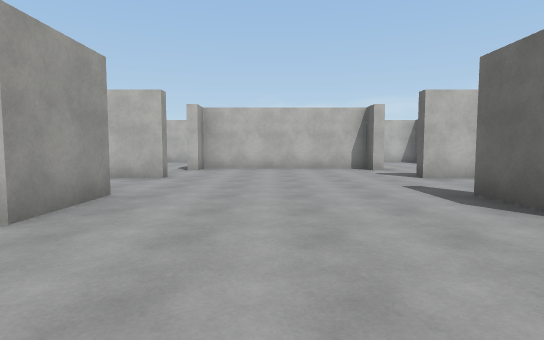
view 1 (above)

21 first-person views from a walk through a 3-D level made in the Unity game engine. The camera is 1.3 m above the floor, tilts 4° down and sees 80° across. The floor is counted in squares, 2 m on a side. Each view is taken from the middle of a square. On the plan, view 1 faces up. The plan holds only what a view shows up to about 10 squares ahead; the rest is blank. The place goes on beyond the plan. The player is left out. Surface patterns are stand-ins for the level's own textures.

view 2
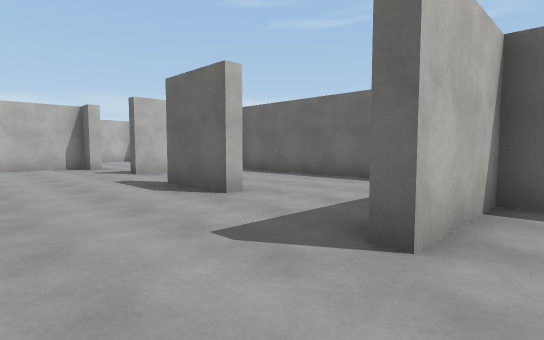

view 3
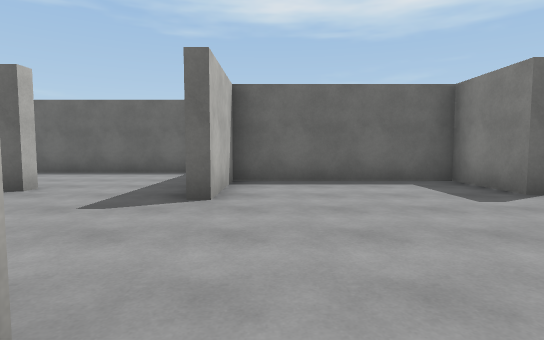

view 4
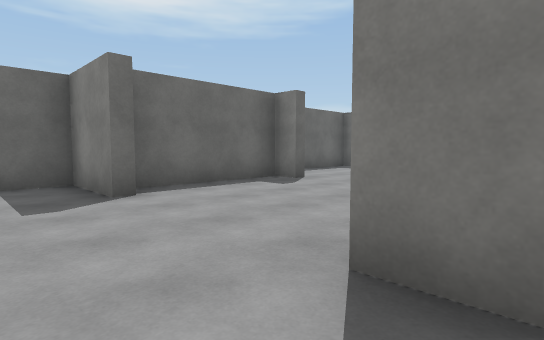

view 5
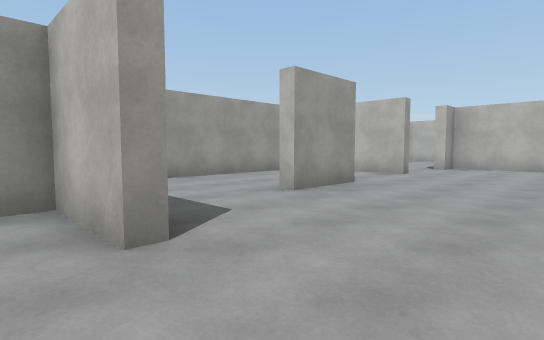

view 6
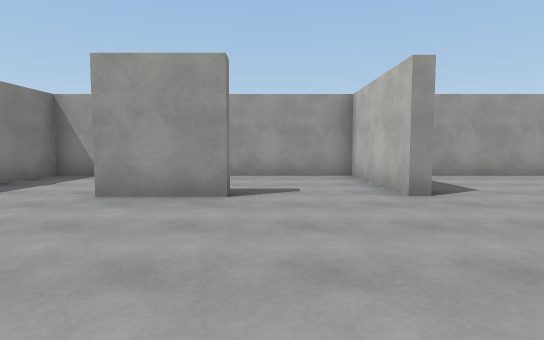

view 7
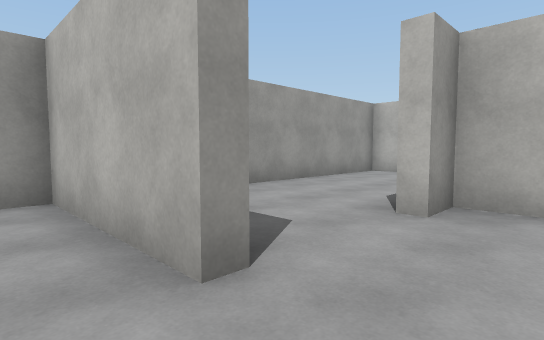

view 8
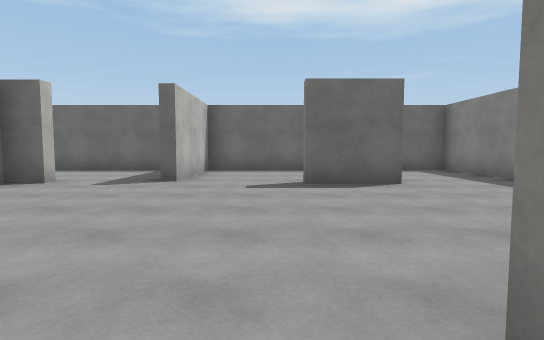

view 9
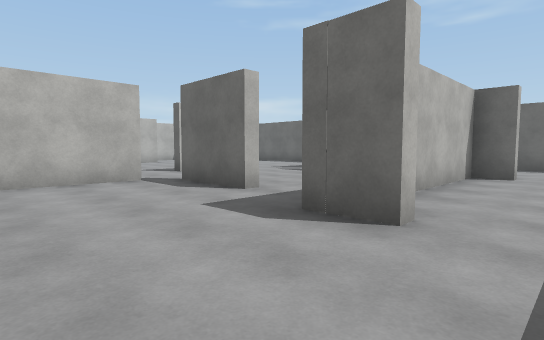

view 10
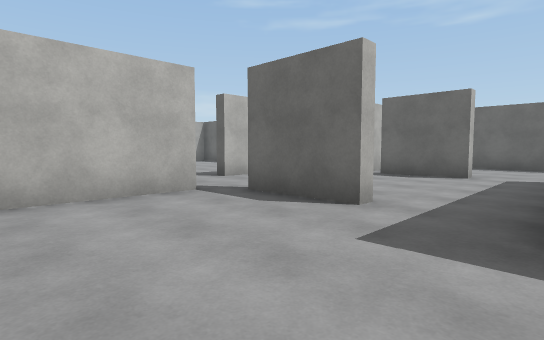

view 11
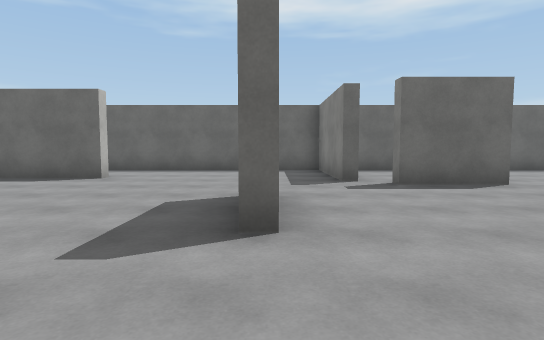

view 12
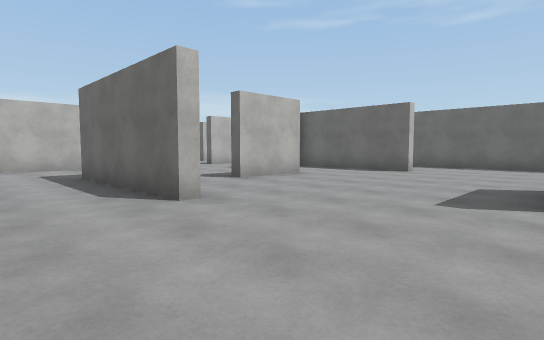

view 13
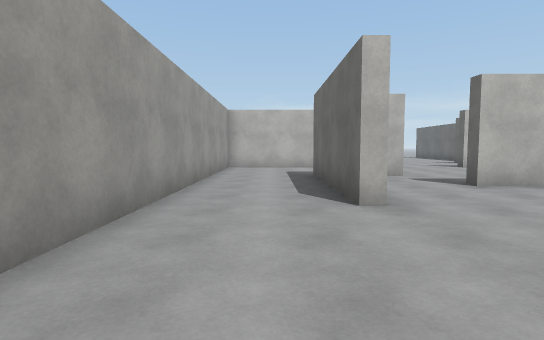

view 14
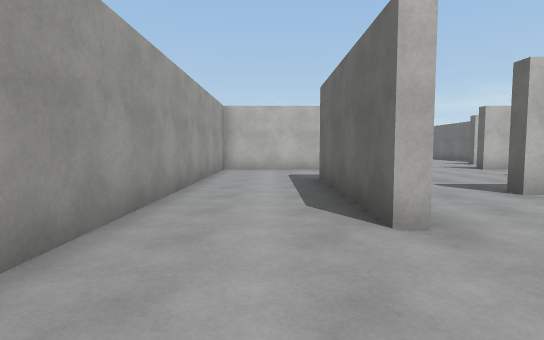

view 15
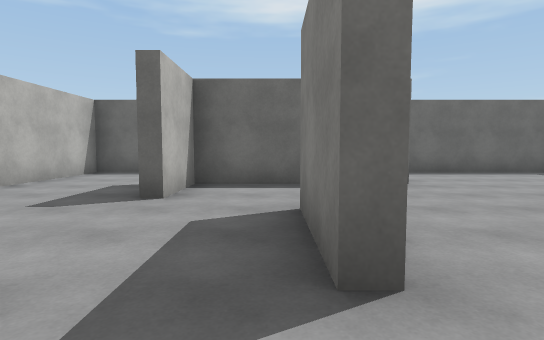

view 16
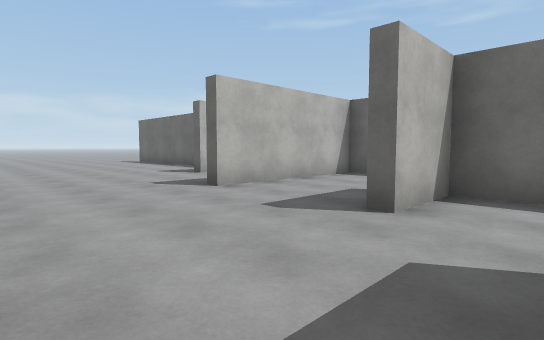

view 17
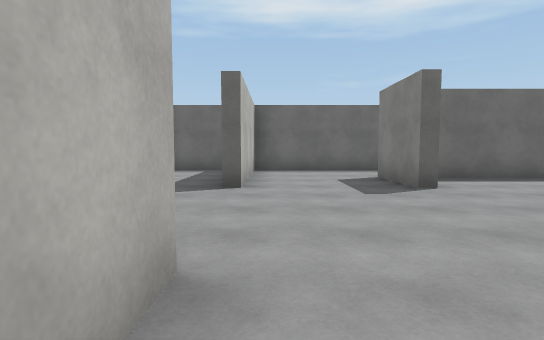

view 18
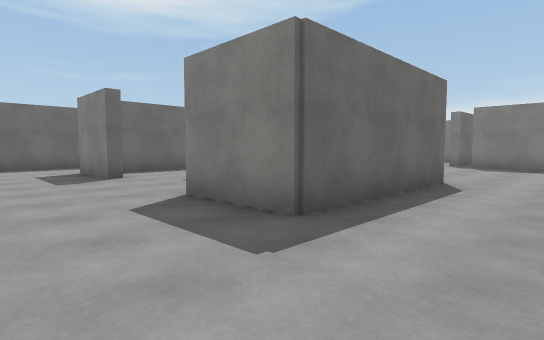

view 19
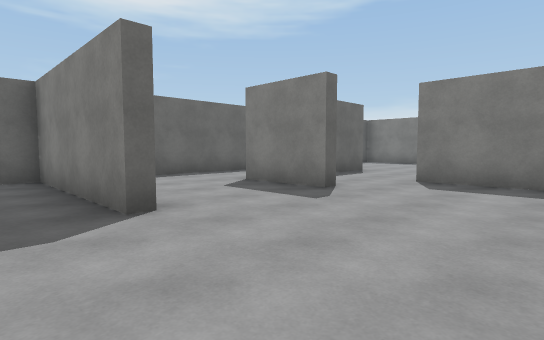

view 20
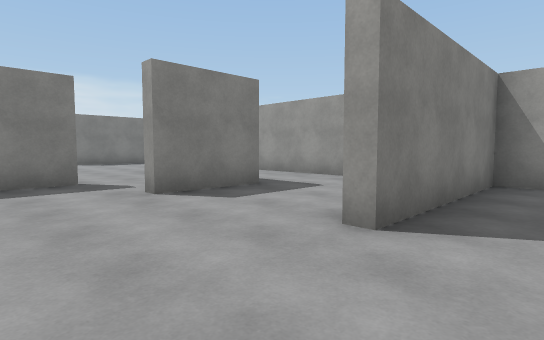

view 21
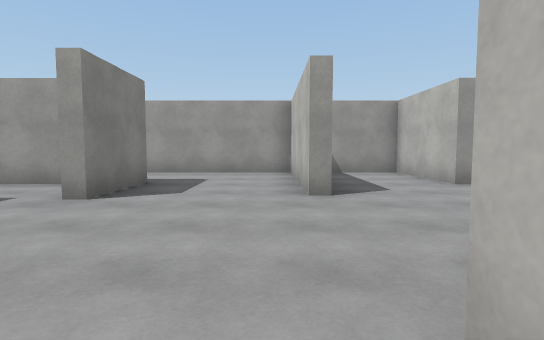

### Floor plan
Points are (right, up) in squares from view 1. A wall is a line through its corners. A room is listed if a view was taken in it or the views show most of it. See-through windows are left out.
Room 1 (views 1, 2, 3, 4, 5, 6, 7, 8, 9, 10)
walls: (-2.2, 4.5) (-2.2, 2.6); (2.8, 2.6) (2.8, 4.5); (-1, -0.2) (-2.9, -0.2) (-2.9, -0.8); (-2.2, 7.2) (-2.2, 6.8) (-3.4, 6.8); (6.3, 2.6) (6.3, 6.8) (3.1, 6.8) (3.1, 7.2); (3.2, 9.1) (2.8, 9.1) (2.8, 9.9) (-2.2, 9.9) (-2.2, 9.1) (-2.4, 9.1) (-2.4, 10.2); (-2, -4.5) (-1, -4.5); (6.3, 8.1) (6.3, 9.6); (2.4, -4.9) (2.4, -4.5) (4.2, -4.5) (4.2, -0.2) (1.9, -0.2); (-1.7, 11.8) (-1.7, 13.9); (-2.2, 14.3) (-5.4, 14.3) (-5.4, 8.6); (3.1, -8.2) (3.1, -5)
ways out: opening at (-2, 14) to room 2; opening at (-2, 11) to room 4; opening at (4.5, 10) to room 5; opening at (-3, 5.5) to room 6; opening at (3, 1.5) to room 7; opening at (4.5, 3.5) to room 7; opening at (-3, 1.5) to room 8
Room 2 (views 11, 12, 13, 14, 18)
walls: (-2.6, 19.6) (-3, 19.6) (-3, 23.7); (1.5, 21.4) (-0.6, 21.4); (3.7, 19.5) (3.7, 21.4); (3.1, 14.6) (6.3, 14.6) (6.3, 26.5) (4.6, 26.5); (-4.1, 14.6) (-2.2, 14.6); (-3.4, 26.5) (-5.4, 26.5) (-5.4, 17.6)
ways out: opening at (-2, 14) to room 1; opening at (-2.5, 25.5) to room 3; opening at (-1.5, 22) to room 3; opening at (2.5, 22) to room 3; opening at (3.5, 25.5) to room 3; opening at (-0.2, 14.5) to room 4
Room 3 (views 15, 16, 17, 19, 20, 21)
walls: (-1.2, 26.5) (-3.4, 26.5); (2, 23.7) (4.1, 23.7); (-3, 23.7) (-1, 23.7); (-0.6, 21.7) (1.5, 21.7); (-2.7, 22.4) (-2.7, 21.1); (4.6, 26.5) (2.2, 26.5) (2.2, 26.8) (6.3, 26.8) (6.3, 28.5); (3.7, 21.4) (3.7, 23.4) (2, 23.4); (-5.4, 28.5) (-5.4, 26.8) (-1.2, 26.8)
ways out: opening at (-2.5, 25.5) to room 2; opening at (-1.5, 22) to room 2; opening at (2.5, 22) to room 2; opening at (3.5, 25.5) to room 2
Room 4 (no view inside)
walls: (2.8, 11.8) (2.8, 13.9); (3.1, 14.3) (3.1, 14.6); (0.1, 15.9) (-0.6, 15.9)
ways out: opening at (-2, 11) to room 1; opening at (-0.2, 14.5) to room 2; opening at (3, 11) to room 5; gap at (3, 14) to room 5
Room 5 (no view inside)
walls: (3.9, 14.3) (3.1, 14.3); (6.3, 9.6) (6.3, 13.5)
ways out: opening at (4.5, 10) to room 1; opening at (3, 11) to room 4; gap at (3, 14) to room 4
Room 6 (no view inside)
walls: (-3.4, 6.8) (-5.4, 6.8) (-5.4, 2.6)
ways out: opening at (-3, 5.5) to room 1; opening at (-4.5, 3.5) to room 8
Room 7 (no view inside)
walls: (3.5, 0.1) (6.3, 0.1) (6.3, 2.6)
ways out: opening at (3, 1.5) to room 1; opening at (4.5, 3.5) to room 1
Room 8 (no view inside)
walls: (-5.4, 2.6) (-5.4, 0.1) (-3.8, 0.1)
ways out: opening at (-3, 1.5) to room 1; opening at (-4.5, 3.5) to room 6

Where each view was taken, in squares from view 1:
view 1: 0 up, 0 right, facing up
view 2: 1 down, 0 right, facing up-right
view 3: 1 down, 2 left, facing right
view 4: 3 down, 2 left, facing down-right
view 5: 1 down, 1 right, facing up-left
view 6: 5 up, 2 right, facing left
view 7: 6 up, 1 left, facing up-left
view 8: 5 up, 3 left, facing right
view 9: 8 up, 5 left, facing up-right
view 10: 10 up, 5 left, facing up-right
view 11: 16 up, 3 left, facing right
view 12: 16 up, 5 left, facing up-right
view 13: 16 up, 4 left, facing up
view 14: 17 up, 4 left, facing up
view 15: 22 up, 2 left, facing right
view 16: 22 up, 1 left, facing up-right
view 17: 26 up, 3 left, facing right
view 18: 26 up, 5 left, facing down-right
view 19: 28 up, 1 left, facing down-right
view 20: 28 up, 1 right, facing down-left
view 21: 26 up, 3 right, facing left
